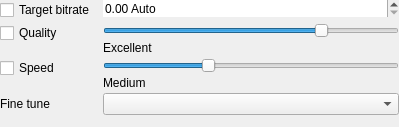
<?xml version="1.0" encoding="UTF-8"?>
<ui version="4.0">
 <class>BlockVideoBitrate</class>
 <widget class="QWidget" name="BlockVideoBitrate">
  <property name="geometry">
   <rect>
    <x>0</x>
    <y>0</y>
    <width>399</width>
    <height>127</height>
   </rect>
  </property>
  <property name="windowTitle">
   <string>Form</string>
  </property>
  <layout class="QFormLayout" name="formLayout">
   <property name="horizontalSpacing">
    <number>3</number>
   </property>
   <property name="verticalSpacing">
    <number>3</number>
   </property>
   <property name="leftMargin">
    <number>0</number>
   </property>
   <property name="topMargin">
    <number>0</number>
   </property>
   <property name="rightMargin">
    <number>0</number>
   </property>
   <property name="bottomMargin">
    <number>0</number>
   </property>
   <item row="0" column="0">
    <widget class="QCheckBox" name="videoBitrateButton">
     <property name="minimumSize">
      <size>
       <width>100</width>
       <height>0</height>
      </size>
     </property>
     <property name="toolTip">
      <string>Sets the average bitrate of the video,</string>
     </property>
     <property name="text">
      <string>Target bitrate</string>
     </property>
    </widget>
   </item>
   <item row="0" column="1">
    <widget class="QDoubleSpinBox" name="videoBitRateEdit">
     <property name="frame">
      <bool>false</bool>
     </property>
     <property name="suffix">
      <string> Auto</string>
     </property>
     <property name="maximum">
      <double>300.000000000000000</double>
     </property>
     <property name="value">
      <double>0.000000000000000</double>
     </property>
    </widget>
   </item>
   <item row="1" column="0">
    <widget class="QCheckBox" name="videoQualityButton">
     <property name="minimumSize">
      <size>
       <width>100</width>
       <height>0</height>
      </size>
     </property>
     <property name="toolTip">
      <string>Automatically adjust the bitrate of the video according to a target quality.</string>
     </property>
     <property name="text">
      <string>Quality</string>
     </property>
    </widget>
   </item>
   <item row="1" column="1">
    <widget class="QWidget" name="videoQualityWidget" native="true">
     <layout class="QVBoxLayout" name="verticalLayout_2">
      <property name="spacing">
       <number>3</number>
      </property>
      <property name="leftMargin">
       <number>0</number>
      </property>
      <property name="topMargin">
       <number>0</number>
      </property>
      <property name="rightMargin">
       <number>0</number>
      </property>
      <property name="bottomMargin">
       <number>0</number>
      </property>
      <item>
       <widget class="QSlider" name="videoQualitySlider">
        <property name="sizePolicy">
         <sizepolicy hsizetype="Minimum" vsizetype="Fixed">
          <horstretch>0</horstretch>
          <verstretch>0</verstretch>
         </sizepolicy>
        </property>
        <property name="maximum">
         <number>100</number>
        </property>
        <property name="singleStep">
         <number>10</number>
        </property>
        <property name="value">
         <number>75</number>
        </property>
        <property name="orientation">
         <enum>Qt::Horizontal</enum>
        </property>
       </widget>
      </item>
      <item>
       <widget class="QLabel" name="qualityLabel">
        <property name="minimumSize">
         <size>
          <width>150</width>
          <height>0</height>
         </size>
        </property>
        <property name="maximumSize">
         <size>
          <width>150</width>
          <height>16777215</height>
         </size>
        </property>
        <property name="text">
         <string>Excellent</string>
        </property>
       </widget>
      </item>
     </layout>
    </widget>
   </item>
   <item row="2" column="0">
    <widget class="QCheckBox" name="speedButton">
     <property name="minimumSize">
      <size>
       <width>100</width>
       <height>0</height>
      </size>
     </property>
     <property name="toolTip">
      <string>Speed vs Quality. A higher value means a faster encoding but a lower video quality.</string>
     </property>
     <property name="text">
      <string>Speed</string>
     </property>
    </widget>
   </item>
   <item row="2" column="1">
    <widget class="QWidget" name="speedWidget" native="true">
     <layout class="QVBoxLayout" name="verticalLayout_3">
      <property name="spacing">
       <number>3</number>
      </property>
      <property name="leftMargin">
       <number>0</number>
      </property>
      <property name="topMargin">
       <number>0</number>
      </property>
      <property name="rightMargin">
       <number>0</number>
      </property>
      <property name="bottomMargin">
       <number>0</number>
      </property>
      <item>
       <widget class="QSlider" name="speedSlider">
        <property name="sizePolicy">
         <sizepolicy hsizetype="Minimum" vsizetype="Fixed">
          <horstretch>0</horstretch>
          <verstretch>0</verstretch>
         </sizepolicy>
        </property>
        <property name="maximum">
         <number>100</number>
        </property>
        <property name="singleStep">
         <number>10</number>
        </property>
        <property name="value">
         <number>35</number>
        </property>
        <property name="orientation">
         <enum>Qt::Horizontal</enum>
        </property>
       </widget>
      </item>
      <item>
       <widget class="QLabel" name="speedLabel">
        <property name="minimumSize">
         <size>
          <width>150</width>
          <height>0</height>
         </size>
        </property>
        <property name="maximumSize">
         <size>
          <width>150</width>
          <height>16777215</height>
         </size>
        </property>
        <property name="text">
         <string>Medium</string>
        </property>
       </widget>
      </item>
     </layout>
    </widget>
   </item>
   <item row="3" column="1">
    <widget class="DataComboBox" name="tuneBox"/>
   </item>
   <item row="3" column="0">
    <widget class="QLabel" name="tuneLabel">
     <property name="text">
      <string>Fine tune</string>
     </property>
    </widget>
   </item>
  </layout>
  <action name="actionPerfect_95">
   <property name="text">
    <string>Perfect ( 95% )</string>
   </property>
  </action>
  <action name="actionAuto">
   <property name="text">
    <string>Auto</string>
   </property>
  </action>
  <action name="actionGood_60">
   <property name="text">
    <string>Good ( 60% )</string>
   </property>
  </action>
  <action name="actionProxy_30">
   <property name="text">
    <string>Proxy ( 30% )</string>
   </property>
  </action>
  <action name="actionBad_20">
   <property name="text">
    <string>Bad ( 20% )</string>
   </property>
  </action>
  <action name="actionBlu_Ray">
   <property name="text">
    <string>Blu-Ray ( 25 Mbps average )</string>
   </property>
  </action>
  <action name="actionDVD">
   <property name="text">
    <string>DVD ( 7Mbps average )</string>
   </property>
  </action>
  <action name="actionStreaming_12_Mbps">
   <property name="text">
    <string>Streaming ( 12 Mbps )</string>
   </property>
  </action>
 </widget>
 <customwidgets>
  <customwidget>
   <class>DataComboBox</class>
   <extends>QComboBox</extends>
   <header>UI/datacombobox.h</header>
  </customwidget>
 </customwidgets>
 <resources/>
 <connections/>
</ui>
